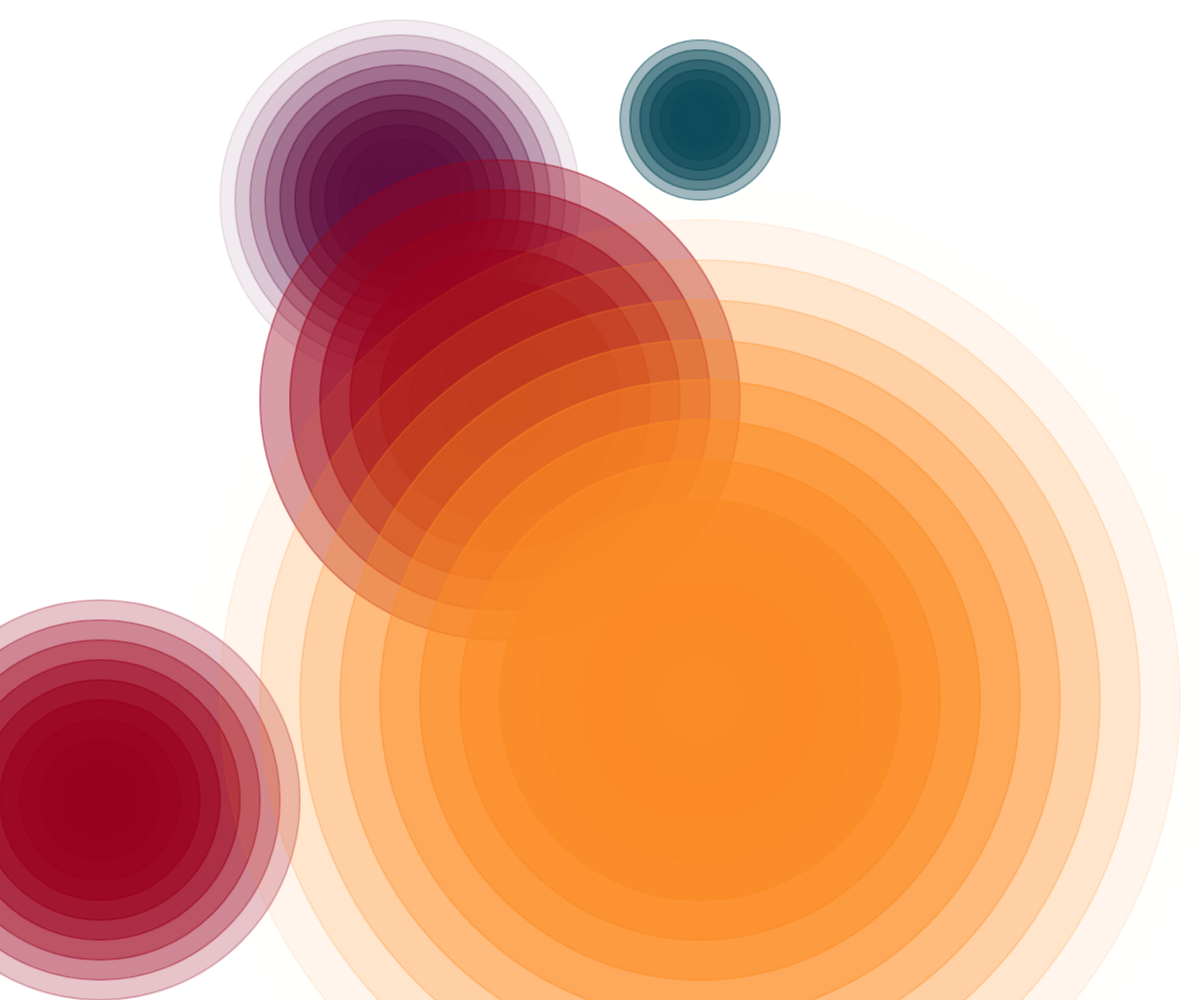
Frame 1 (no input)
Frame 60 (no input): identical to frame 1, image omitted
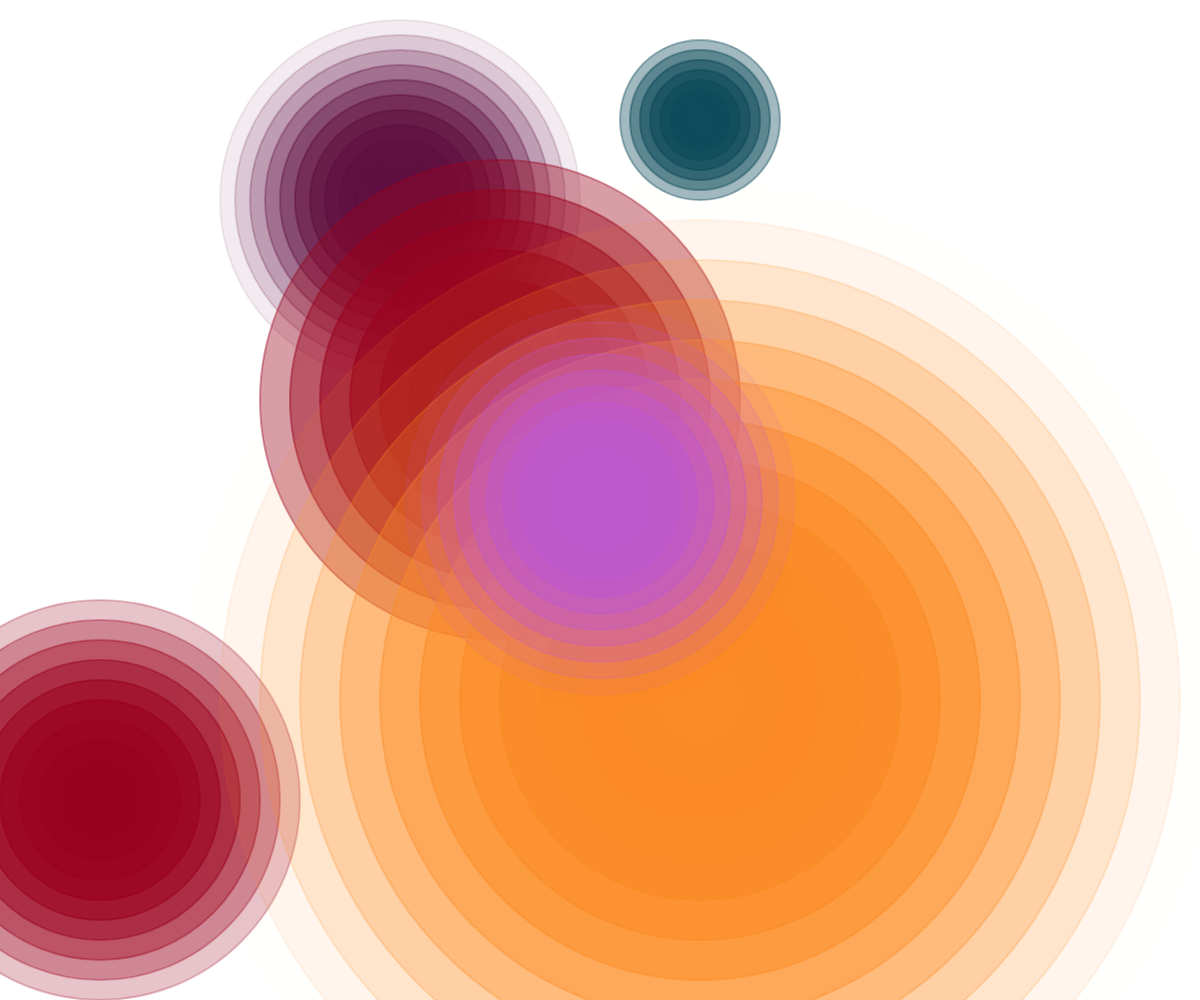
Frame 120 (the mouse pressed at the canvas centre since frame 60)

The p5.js sketch that drew these frames (run headless with seeded random() and noise() and a simulated clock; from frame 60 on, the mouse is pressed at the canvas centre):

// p5.js sketch
// ── sketch.js
//#5f0f40, #9a031e, #fb8b24, #e36414, #0f4c5c

function setup() {
  createCanvas(windowWidth, windowHeight);
  background(255);
  
  drawRipple(700, 120, 8, 20, color('#0f4c5c'));
  drawRipple(400, 200, 12, 30, color('#5f0f40'));
  drawRipple(500, 400, 8, 60, color('#9a031e'));
  drawRipple(100, 800, 10, 40, color('#9a031e'));
  drawRipple(700, 700, 16, 80, color('#fb8b24'));
}

function draw() {

}

function mousePressed() {
  let steps = floor(random(6, 16));
  let interval = random(20, 80);
  let col = color(random(255), random(255), random(255));
  drawRipple(mouseX, mouseY, steps, interval, col);
}

function drawRipple(x, y, steps, interval, col) {
  for(let i=steps; i>=0; i--) {
    col.setAlpha(map(i, 0, 10, 255, 60));
    fill(col);
    stroke(col);
    strokeWeight(2);
    ellipse(x, y, interval*i);
  }
}
